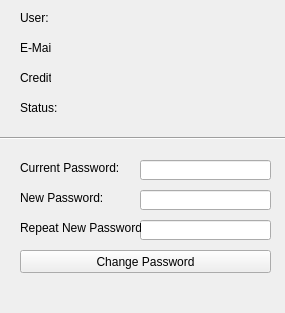
<?xml version="1.0" encoding="UTF-8"?>
<ui version="4.0">
 <class>MEX_MyAccount</class>
 <widget class="QWidget" name="MEX_MyAccount">
  <property name="geometry">
   <rect>
    <x>0</x>
    <y>0</y>
    <width>285</width>
    <height>313</height>
   </rect>
  </property>
  <property name="windowTitle">
   <string>My Account</string>
  </property>
  <widget class="QLineEdit" name="edtNewPassword_2">
   <property name="geometry">
    <rect>
     <x>140</x>
     <y>220</y>
     <width>131</width>
     <height>20</height>
    </rect>
   </property>
   <property name="sizePolicy">
    <sizepolicy hsizetype="Fixed" vsizetype="Fixed">
     <horstretch>0</horstretch>
     <verstretch>0</verstretch>
    </sizepolicy>
   </property>
   <property name="echoMode">
    <enum>QLineEdit::Password</enum>
   </property>
  </widget>
  <widget class="QLabel" name="lblMailOutput">
   <property name="geometry">
    <rect>
     <x>60</x>
     <y>40</y>
     <width>211</width>
     <height>16</height>
    </rect>
   </property>
   <property name="text">
    <string/>
   </property>
  </widget>
  <widget class="QLabel" name="lblMail">
   <property name="geometry">
    <rect>
     <x>20</x>
     <y>40</y>
     <width>31</width>
     <height>16</height>
    </rect>
   </property>
   <property name="text">
    <string>E-Mail:</string>
   </property>
  </widget>
  <widget class="QLabel" name="lblUserOutput">
   <property name="geometry">
    <rect>
     <x>60</x>
     <y>10</y>
     <width>211</width>
     <height>16</height>
    </rect>
   </property>
   <property name="text">
    <string/>
   </property>
  </widget>
  <widget class="QLabel" name="lblNewPassword">
   <property name="geometry">
    <rect>
     <x>20</x>
     <y>190</y>
     <width>91</width>
     <height>16</height>
    </rect>
   </property>
   <property name="text">
    <string>New Password:</string>
   </property>
  </widget>
  <widget class="QLabel" name="lblNewPassword_2">
   <property name="geometry">
    <rect>
     <x>20</x>
     <y>220</y>
     <width>121</width>
     <height>16</height>
    </rect>
   </property>
   <property name="text">
    <string>Repeat New Password:</string>
   </property>
  </widget>
  <widget class="QLabel" name="lblCreditOutput">
   <property name="geometry">
    <rect>
     <x>60</x>
     <y>70</y>
     <width>211</width>
     <height>16</height>
    </rect>
   </property>
   <property name="text">
    <string/>
   </property>
  </widget>
  <widget class="QLineEdit" name="edtNewPassword">
   <property name="geometry">
    <rect>
     <x>140</x>
     <y>190</y>
     <width>131</width>
     <height>20</height>
    </rect>
   </property>
   <property name="echoMode">
    <enum>QLineEdit::Password</enum>
   </property>
  </widget>
  <widget class="QLabel" name="lblCurrentPassword">
   <property name="geometry">
    <rect>
     <x>20</x>
     <y>160</y>
     <width>101</width>
     <height>16</height>
    </rect>
   </property>
   <property name="text">
    <string>Current Password:</string>
   </property>
  </widget>
  <widget class="QLineEdit" name="edtCurrentPassword">
   <property name="geometry">
    <rect>
     <x>140</x>
     <y>160</y>
     <width>131</width>
     <height>20</height>
    </rect>
   </property>
   <property name="echoMode">
    <enum>QLineEdit::Password</enum>
   </property>
  </widget>
  <widget class="QLabel" name="lblUser">
   <property name="geometry">
    <rect>
     <x>20</x>
     <y>10</y>
     <width>31</width>
     <height>16</height>
    </rect>
   </property>
   <property name="text">
    <string>User:</string>
   </property>
  </widget>
  <widget class="QPushButton" name="btnChangePW">
   <property name="geometry">
    <rect>
     <x>20</x>
     <y>250</y>
     <width>251</width>
     <height>23</height>
    </rect>
   </property>
   <property name="text">
    <string>Change Password</string>
   </property>
  </widget>
  <widget class="Line" name="line">
   <property name="geometry">
    <rect>
     <x>0</x>
     <y>130</y>
     <width>291</width>
     <height>16</height>
    </rect>
   </property>
   <property name="orientation">
    <enum>Qt::Horizontal</enum>
   </property>
  </widget>
  <widget class="QLabel" name="lblCredit">
   <property name="geometry">
    <rect>
     <x>20</x>
     <y>70</y>
     <width>31</width>
     <height>16</height>
    </rect>
   </property>
   <property name="text">
    <string>Credit:</string>
   </property>
  </widget>
  <widget class="QLabel" name="lblInfoOutput">
   <property name="geometry">
    <rect>
     <x>20</x>
     <y>280</y>
     <width>251</width>
     <height>16</height>
    </rect>
   </property>
   <property name="text">
    <string/>
   </property>
  </widget>
  <widget class="QLabel" name="lblStatus">
   <property name="geometry">
    <rect>
     <x>20</x>
     <y>100</y>
     <width>41</width>
     <height>16</height>
    </rect>
   </property>
   <property name="text">
    <string>Status:</string>
   </property>
  </widget>
  <widget class="QLabel" name="lblUsertypeOutput">
   <property name="geometry">
    <rect>
     <x>60</x>
     <y>100</y>
     <width>211</width>
     <height>16</height>
    </rect>
   </property>
   <property name="text">
    <string/>
   </property>
  </widget>
 </widget>
 <tabstops>
  <tabstop>edtCurrentPassword</tabstop>
  <tabstop>edtNewPassword</tabstop>
  <tabstop>edtNewPassword_2</tabstop>
  <tabstop>btnChangePW</tabstop>
 </tabstops>
 <resources/>
 <connections/>
</ui>
